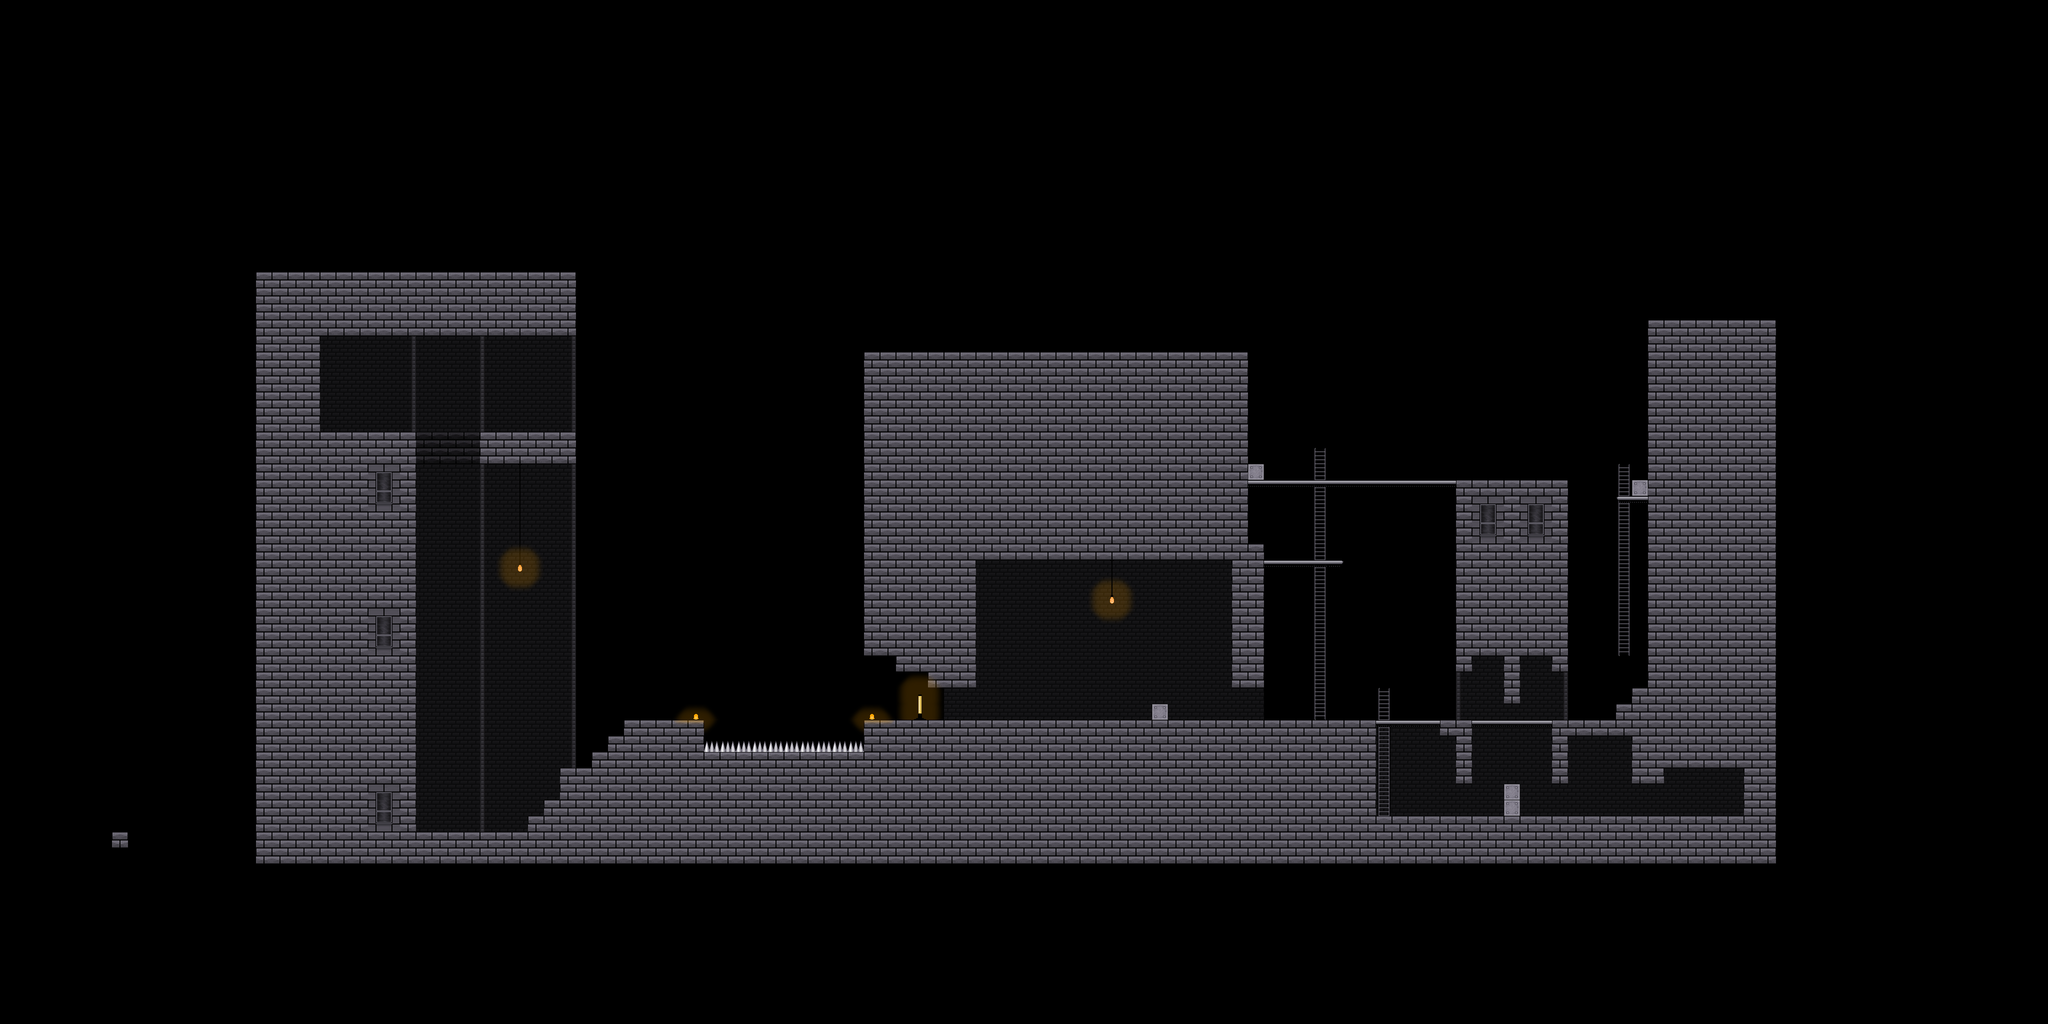

This is a level from a 2D game, rendered from its Tiled map with the project's own tilesets. A one-line summary and the map file follow, with tile-layer data summarised:
An orthogonal 128x64 tile map with 32x32 px tiles, 6 tile layers (Tile Layer 10, Tile Layer 7, Tile Layer 8, lights, ...), 4 hidden layers not drawn, 3 tilesets.

<map version="1.0" orientation="orthogonal" width="128" height="64" tilewidth="32" tileheight="32">
 <tileset firstgid="1" name="nodes" tilewidth="32" tileheight="32">
  <image source="nodes.png" width="512" height="512" />
  <tile id="0">
   <properties>
    <property name="playerstart" value="" />
   </properties>
  </tile>
  <tile id="1">
   <properties>
    <property name="destroyable" value="" />
    <property name="powercable" value="" />
    <property name="triggervalue" value="1" />
   </properties>
  </tile>
  <tile id="2">
   <properties>
    <property name="destroyable" value="" />
    <property name="triggervalue" value="3" />
   </properties>
  </tile>
  <tile id="3">
   <properties>
    <property name="destroyable" value="" />
    <property name="triggervalue" value="3" />
   </properties>
  </tile>
  <tile id="17">
   <properties>
    <property name="instancetype" value="once" />
    <property name="triggervalue" value="1" />
    <property name="worldvolume" value="" />
   </properties>
  </tile>
  <tile id="32">
   <properties>
    <property name="levelcomplete" value="" />
   </properties>
  </tile>
  <tile id="49">
   <properties>
    <property name="delay" value="0" />
    <property name="door" value="open" />
    <property name="instancetype" value="once" />
    <property name="triggervalue" value="1" />
   </properties>
  </tile>
  <tile id="50">
   <properties>
    <property name="delay" value="0" />
    <property name="door" value="open" />
    <property name="instancetype" value="repeat" />
    <property name="triggervalue" value="2" />
   </properties>
  </tile>
  <tile id="64">
   <properties>
    <property name="ladder" value="" />
   </properties>
  </tile>
  <tile id="65">
   <properties>
    <property name="count" value="1" />
    <property name="delay" value="0" />
    <property name="enemyspawn" value="footsoldier" />
    <property name="triggervalue" value="1" />
   </properties>
  </tile>
  <tile id="80">
   <properties>
    <property name="ladder" value="" />
    <property name="platform" value="" />
   </properties>
  </tile>
  <tile id="96">
   <properties>
    <property name="platform" value="" />
   </properties>
  </tile>
  <tile id="97">
   <properties>
    <property name="mover" value="backward" />
    <property name="movex" value="0" />
    <property name="movey" value="27" />
    <property name="speed" value="5" />
    <property name="triggervalue" value="0" />
   </properties>
  </tile>
  <tile id="98">
   <properties>
    <property name="mover" value="backward" />
    <property name="movex" value="22" />
    <property name="movey" value="0" />
    <property name="speed" value="2" />
    <property name="triggervalue" value="0" />
   </properties>
  </tile>
  <tile id="112">
   <properties>
    <property name="solid" value="" />
   </properties>
  </tile>
  <tile id="113">
   <properties>
    <property name="mover" value="backward" />
    <property name="movex" value="8" />
    <property name="movey" value="0" />
    <property name="speed" value="2" />
    <property name="triggervalue" value="0" />
   </properties>
  </tile>
  <tile id="114">
   <properties>
    <property name="mover" value="" />
    <property name="movex" value="8" />
    <property name="movey" value="0" />
    <property name="speed" value="2" />
    <property name="triggervalue" value="0" />
   </properties>
  </tile>
  <tile id="115">
   <properties>
    <property name="mover" value="" />
    <property name="movex" value="0" />
    <property name="movey" value="36" />
    <property name="speed" value="4" />
    <property name="triggervalue" value="3" />
   </properties>
  </tile>
  <tile id="128">
   <properties>
    <property name="conveyer" value="right" />
   </properties>
  </tile>
  <tile id="129">
   <properties>
    <property name="flamerangle" value="0" />
    <property name="flamerturret" value="left" />
   </properties>
  </tile>
  <tile id="130">
   <properties>
    <property name="angle" value="180" />
    <property name="turret" value="wallturretfixed" />
   </properties>
  </tile>
  <tile id="131">
   <properties>
    <property name="flamerturret" value="right" />
   </properties>
  </tile>
  <tile id="132">
   <properties>
    <property name="angle" value="0" />
    <property name="turret" value="wallturret" />
   </properties>
  </tile>
  <tile id="144">
   <properties>
    <property name="conveyer" value="left" />
   </properties>
  </tile>
  <tile id="146">
   <properties>
    <property name="delay" value="11" />
    <property name="instancetype" value="repeat" />
    <property name="timer" value="repeat" />
    <property name="triggercall" value="2" />
    <property name="triggervalue" value="3" />
   </properties>
  </tile>
  <tile id="160">
   <properties>
    <property name="death" value="" />
   </properties>
  </tile>
  <tile id="161">
   <properties>
    <property name="powercable" value="" />
    <property name="triggervalue" value="1" />
   </properties>
  </tile>
  <tile id="162">
   <properties>
    <property name="powercable" value="" />
    <property name="triggervalue" value="2" />
   </properties>
  </tile>
  <tile id="176">
   <properties>
    <property name="diagonal" value="" />
   </properties>
  </tile>
  <tile id="177">
   <properties>
    <property name="crusher" value="hazard" />
    <property name="delay" value="0" />
    <property name="movex" value="0" />
    <property name="movey" value="5" />
    <property name="speed" value="0" />
   </properties>
  </tile>
  <tile id="192">
   <properties>
    <property name="diagonal" value="left" />
   </properties>
  </tile>
  <tile id="241">
   <properties>
    <property name="item" value="shotgun" />
   </properties>
  </tile>
  <tile id="242">
   <properties>
    <property name="crate" value="wood" />
   </properties>
  </tile>
  <tile id="244">
   <properties>
    <property name="crate" value="" />
   </properties>
  </tile>
 </tileset>
 <tileset firstgid="257" name="greyscitiles" tilewidth="32" tileheight="32">
  <image source="greyscitiles.png" width="512" height="512" />
  <tile id="80">
   <properties>
    <property name="animated" value="2" />
   </properties>
  </tile>
  <tile id="86">
   <properties>
    <property name="animated" value="2" />
   </properties>
  </tile>
  <tile id="88">
   <properties>
    <property name="animated" value="2" />
   </properties>
  </tile>
  <tile id="96">
   <properties>
    <property name="animated" value="2" />
   </properties>
  </tile>
  <tile id="102">
   <properties>
    <property name="animated" value="2" />
   </properties>
  </tile>
  <tile id="104">
   <properties>
    <property name="animated" value="2" />
   </properties>
  </tile>
  <tile id="112">
   <properties>
    <property name="animated" value="2" />
   </properties>
  </tile>
  <tile id="114">
   <properties>
    <property name="" value="" />
   </properties>
  </tile>
  <tile id="116">
   <properties>
    <property name="" value="" />
   </properties>
  </tile>
  <tile id="118">
   <properties>
    <property name="animated" value="2" />
   </properties>
  </tile>
  <tile id="120">
   <properties>
    <property name="animated" value="2" />
   </properties>
  </tile>
  <tile id="142">
   <properties>
    <property name="animated" value="2" />
   </properties>
  </tile>
 </tileset>
 <tileset firstgid="513" source="lights.tsx" />
 <layer name="Tile Layer 10" width="128" height="64">
  <data>[8192 cells, 210 non-empty, 8 distinct tile ids]</data>
 </layer>
 <layer name="Tile Layer 7" width="128" height="64">
  <data>[8192 cells, 1456 non-empty, 15 distinct tile ids]</data>
 </layer>
 <layer name="Tile Layer 8" width="128" height="64">
  <data>[8192 cells, 730 non-empty, 20 distinct tile ids]</data>
 </layer>
 <layer name="boundary guide" width="128" height="64" visible="0">
  <data>[8192 cells, 64 non-empty, 1 distinct tile ids]</data>
 </layer>
 <layer name="animlayer" width="128" height="64" visible="0">
  <data>[8192 cells, 124 non-empty, 6 distinct tile ids]</data>
 </layer>
 <layer name="nodelayer" width="128" height="64" visible="0">
  <data>[8192 cells, 17 non-empty, 10 distinct tile ids]</data>
 </layer>
 <layer name="collision" width="128" height="64" visible="0">
  <data>[8192 cells, 608 non-empty, 5 distinct tile ids]</data>
 </layer>
 <layer name="lights" width="128" height="64">
  <data>[8192 cells, 39 non-empty, 12 distinct tile ids]</data>
 </layer>
 <layer name="Tile Layer 10" width="128" height="64">
  <data>[8192 cells, 6 non-empty, 6 distinct tile ids]</data>
 </layer>
 <layer name="Tile Layer 9" width="128" height="64">
  <data>[8192 cells, 25 non-empty, 1 distinct tile ids]</data>
 </layer>
</map>
